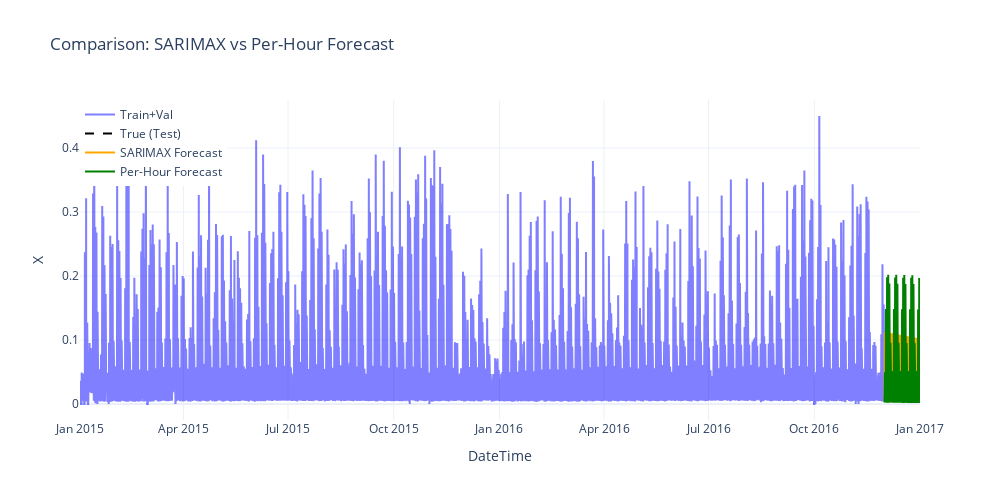

The cell this chart's notebook holds for it:
### Code cell
import plotly.graph_objects as go

fig = go.Figure()

# Train/Val
fig.add_trace(go.Scatter(x=df_trainval['DateTime'], y=df_trainval['X'],
                         mode='lines', name='Train+Val',
                         line=dict(color='blue'), opacity=0.5))

# True Test
fig.add_trace(go.Scatter(x=df_test['DateTime'], y=df_test['X'],
                         mode='lines', name='True (Test)',
                         line=dict(color='black', dash='dash')))

# SARIMAX Forecast
fig.add_trace(go.Scatter(x=df_test['DateTime'], y=df_test['SARIMAX_Pred'],
                         mode='lines', name='SARIMAX Forecast',
                         line=dict(color='orange')))

# Per-Hour Forecast
fig.add_trace(go.Scatter(x=df_test['DateTime'], y=df_test['PerHour_Pred'],
                         mode='lines', name='Per-Hour Forecast',
                         line=dict(color='green')))

fig.update_layout(
    title="Comparison: SARIMAX vs Per-Hour Forecast",
    xaxis_title="DateTime",
    yaxis_title="X",
    legend=dict(x=0, y=1),
    template='plotly_white',
    width=1000,
    height=500
)

fig.show()

### Figure 1 — Plotly figure (JSON) as saved in the notebook; plotly's stock layout.template omitted (floating-point values rounded to 4 significant figures; data arrays with more than 128 entries replaced by an {"elided": "..."} marker saying what was removed)
{"data": [{"line": {"color": "blue"}, "mode": "lines", "name": "Train+Val", "opacity": 0.5, "type": "scatter", "x": {"elided": "16800 str values"}, "y": {"elided": "16800 float values"}}, {"line": {"color": "black", "dash": "dash"}, "mode": "lines", "name": "True (Test)", "type": "scatter", "x": {"elided": "744 str values"}, "y": {"elided": "744 null values"}}, {"line": {"color": "orange"}, "mode": "lines", "name": "SARIMAX Forecast", "type": "scatter", "x": {"elided": "744 str values"}, "y": {"elided": "744 float values"}}, {"line": {"color": "green"}, "mode": "lines", "name": "Per-Hour Forecast", "type": "scatter", "x": {"elided": "744 str values"}, "y": {"elided": "744 float values"}}], "layout": {"height": 500, "legend": {"x": 0, "y": 1}, "title": {"text": "Comparison: SARIMAX vs Per-Hour Forecast"}, "width": 1000, "xaxis": {"title": {"text": "DateTime"}}, "yaxis": {"title": {"text": "X"}}}}
